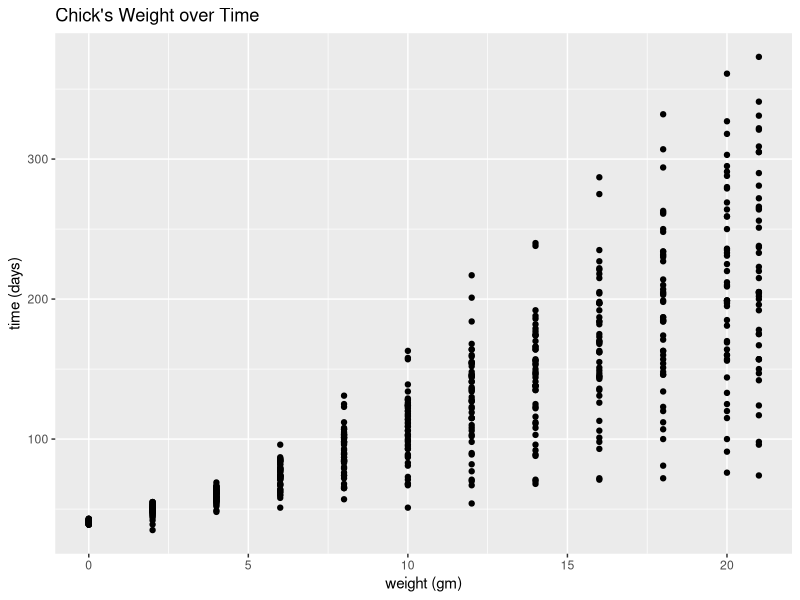
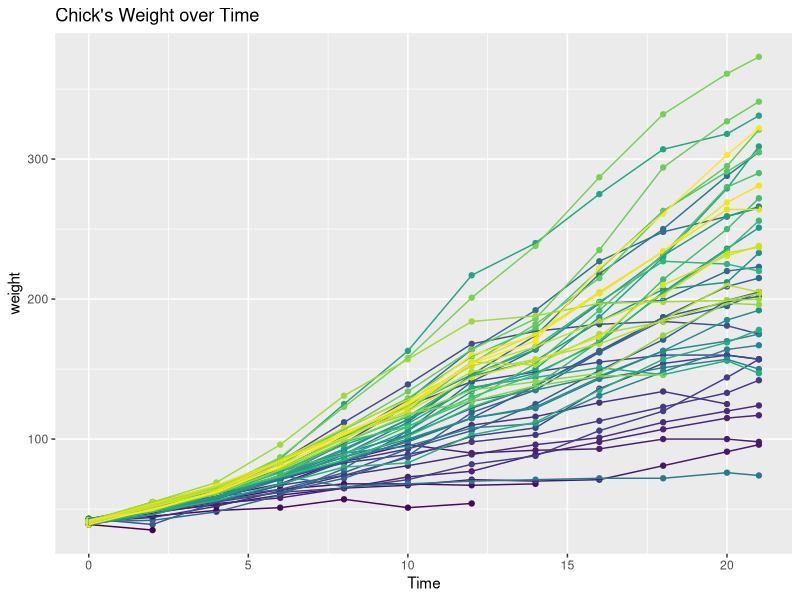
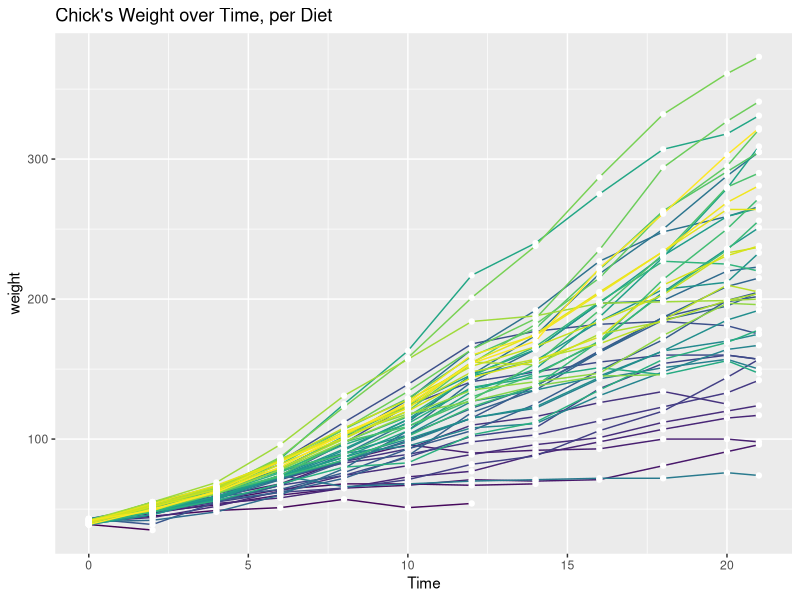
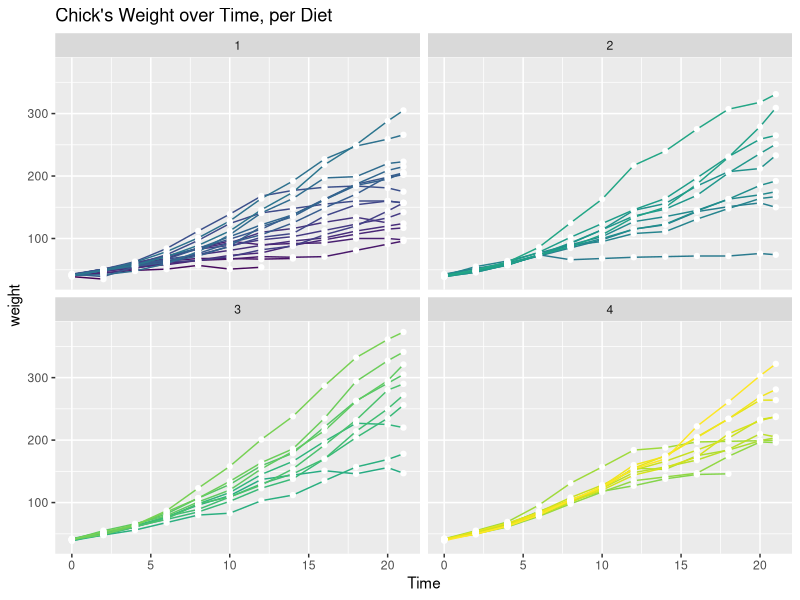
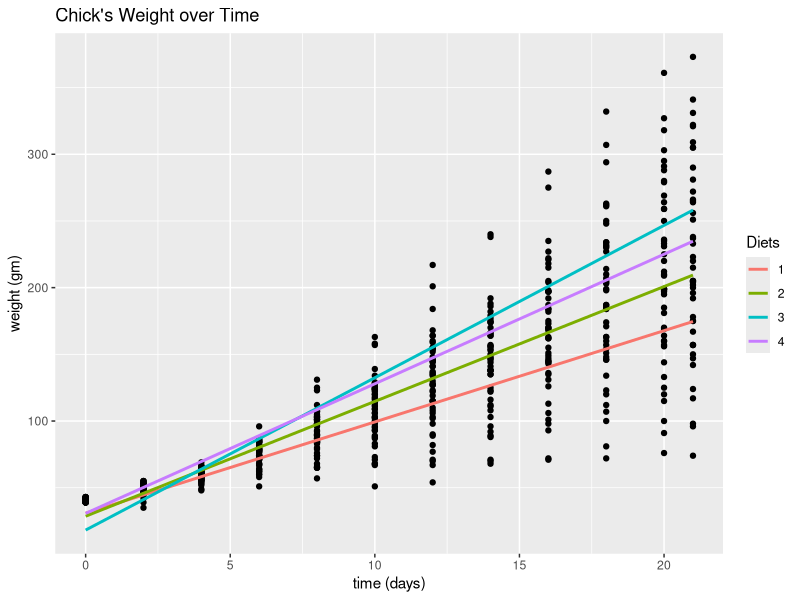
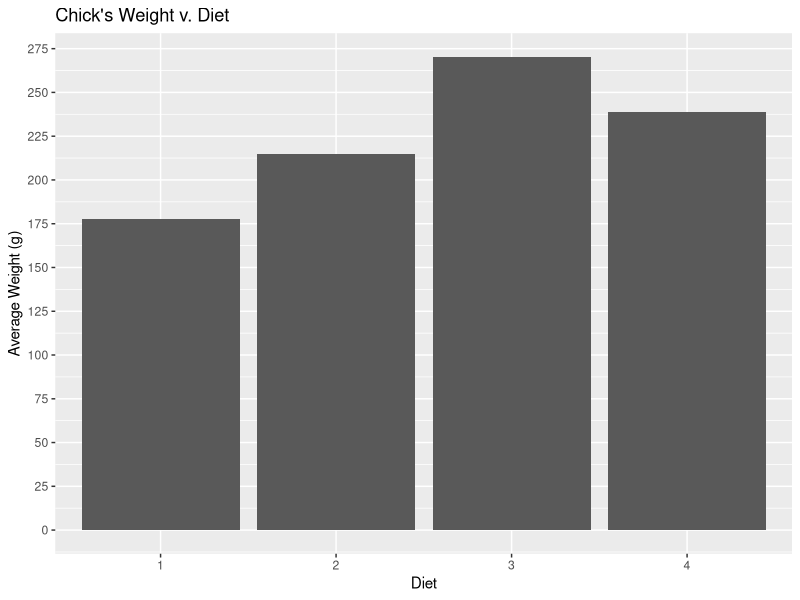
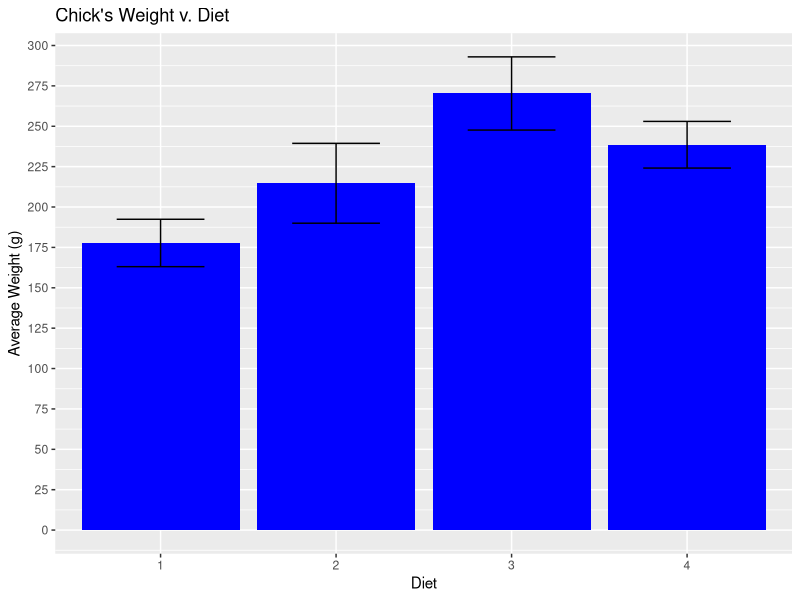
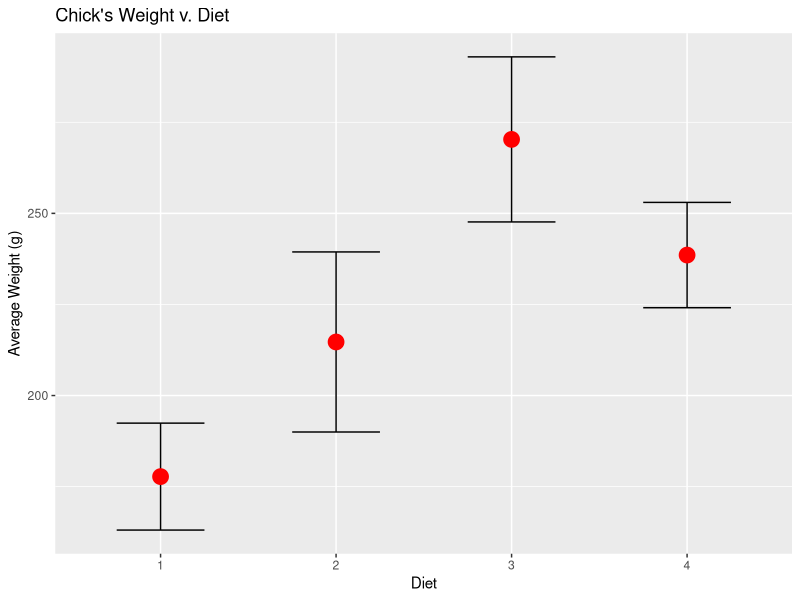

These figures' R source, in order:
## ---- chunk 1
knitr::opts_chunk$set(echo = TRUE, eval = TRUE,  
                      warning = FALSE, message = FALSE, 
                      fig.align = "center",
                      R.options = list(max.print=100))

# Edit the file starting below
## ---- chunk 2
# Save dataset as a dataframe
ChickWeight <- as.data.frame(ChickWeight)

# Visualize the first ten rows of the dataset
head(ChickWeight,10)
## ---- chunk 3
# num of distinct chicks
length(table(ChickWeight$Chick))
# num of distinct time points
length(table(ChickWeight$Time))
# num of distinct Diets
length(table(ChickWeight$Diet))
# num of chicks per diet in beginning of experiment
table(ChickWeight$Diet[ChickWeight$Time==0])
## ---- chunk 4
# Load package
library(ggplot2)

# scatterplot of weight v time
p <- ggplot(data = ChickWeight) + geom_point(aes(Time, weight)) + xlab("weight (gm)") + ylab("time (days)")+ ggtitle( "Chick's Weight over Time") 
 
p

## ---- chunk 5
# Weight v Time, colored by individual chicks
ggplot(ChickWeight, aes(x=Time, y=weight, color=Chick)) +
geom_point() + geom_line() + theme(legend.position = "none") + ggtitle( "Chick's Weight over Time") 

## ---- chunk 6
# removing color of chick points
p <- ggplot(ChickWeight, aes(x=Time, y=weight))  + geom_line(aes(color = Chick)) + geom_point(color= "white") + theme(legend.position = "none") + ggtitle( "Chick's Weight over Time, per Diet") 
p

#last date to record chick weight
max(ChickWeight$Time)
## ---- chunk 7
#Weight v Time based on Diets
p + facet_wrap(~Diet)
## ---- chunk 8
# add lineaer regression line for diets
ggplot(data = ChickWeight, aes(x = Time, y = weight)) + geom_point(aes(Time, weight)) + xlab("time (days)") + ylab("weight (gm)")+ ggtitle( "Chick's Weight over Time") + geom_smooth(method = "lm", aes(color = as.factor(Diet)), se = FALSE) +scale_color_discrete("Diets")

## ---- chunk 9
# indexing for last weight (end of exp)
lastW <- ChickWeight[ChickWeight$Time == max(ChickWeight$Time),]
#plot for avg weight per diet
ggplot(lastW, aes(x = Diet, y = weight)) + geom_bar(stat = "summary") + xlab("Diet") + ylab("Average Weight (g)") + #adding scale
  scale_y_continuous(breaks = seq(0,300,by = 25)) + ggtitle("Chick's Weight v. Diet")

## ---- chunk 10
# indexing for last weight measured
lastW <- ChickWeight[ChickWeight$Time == max(ChickWeight$Time),]
#create bar graph (blue)
ggplot(lastW, aes(x = Diet, y = weight)) + geom_bar(stat = "summary", fill = "blue") + xlab("Diet") + ylab("Average Weight (g)") + scale_y_continuous(breaks = seq(0,300,by = 25)) + geom_errorbar(stat = "summary", fun.data = mean_se, width = 0.5) + ggtitle("Chick's Weight v. Diet")
## ---- chunk 11
# Scatterplot with error bars 
lastW <- ChickWeight[ChickWeight$Time == max(ChickWeight$Time),]
ggplot(lastW, aes(x = Diet, y = weight)) + geom_errorbar(stat = "summary", fun.data = mean_se, width = 0.5) + geom_point(stat = "summary", size = 5, color = "red") + xlab("Diet") + ylab("Average Weight (g)") + ggtitle("Chick's Weight v. Diet")
## ---- chunk 12
# mean Weight of each Diet over Time

ggplot(ChickWeight, aes(x = Time, y = weight, color = Diet)) + geom_point(stat = "summary", fun = mean, size = 5, shape = "x") + xlab("Time") + ylab("Average Weight (g)") + geom_line(stat="summary", aes(color = Diet)) + ggtitle("Chick's Weight v. Time and Diet")
## ---- chunk 13
## DO NOT DELETE THIS BLOCK!
Sys.info()
